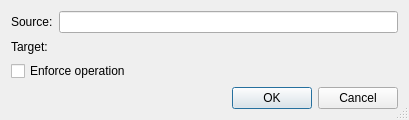
<?xml version="1.0" encoding="UTF-8"?>
<ui version="4.0">
 <class>SvnCopyDialog</class>
 <widget class="QDialog" name="SvnCopyDialog">
  <property name="geometry">
   <rect>
    <x>0</x>
    <y>0</y>
    <width>409</width>
    <height>120</height>
   </rect>
  </property>
  <property name="windowTitle">
   <string>Subversion Copy</string>
  </property>
  <property name="sizeGripEnabled">
   <bool>true</bool>
  </property>
  <layout class="QGridLayout" name="gridLayout">
   <item row="0" column="0">
    <widget class="QLabel" name="textLabel1">
     <property name="text">
      <string>Source:</string>
     </property>
    </widget>
   </item>
   <item row="0" column="1">
    <widget class="QLineEdit" name="sourceEdit">
     <property name="toolTip">
      <string>Shows the name of the source</string>
     </property>
     <property name="whatsThis">
      <string>&lt;b&gt;Source name&lt;/b&gt;
&lt;p&gt;This field shows the name of the source.&lt;/p&gt;</string>
     </property>
     <property name="readOnly">
      <bool>true</bool>
     </property>
    </widget>
   </item>
   <item row="1" column="0">
    <widget class="QLabel" name="textLabel2">
     <property name="text">
      <string>Target:</string>
     </property>
    </widget>
   </item>
   <item row="1" column="1">
    <widget class="EricPathPicker" name="targetPicker" native="true">
     <property name="sizePolicy">
      <sizepolicy hsizetype="Expanding" vsizetype="Preferred">
       <horstretch>0</horstretch>
       <verstretch>0</verstretch>
      </sizepolicy>
     </property>
     <property name="focusPolicy">
      <enum>Qt::StrongFocus</enum>
     </property>
     <property name="toolTip">
      <string>Enter the target name</string>
     </property>
     <property name="whatsThis">
      <string>&lt;b&gt;Target name&lt;/b&gt;
&lt;p&gt;Enter the new name in this field. The target must be the new name or an absolute path.&lt;/p&gt;</string>
     </property>
    </widget>
   </item>
   <item row="2" column="0" colspan="2">
    <widget class="QCheckBox" name="forceCheckBox">
     <property name="toolTip">
      <string>Select to force the operation</string>
     </property>
     <property name="text">
      <string>Enforce operation</string>
     </property>
    </widget>
   </item>
   <item row="3" column="0" colspan="2">
    <widget class="QDialogButtonBox" name="buttonBox">
     <property name="orientation">
      <enum>Qt::Horizontal</enum>
     </property>
     <property name="standardButtons">
      <set>QDialogButtonBox::Cancel|QDialogButtonBox::Ok</set>
     </property>
    </widget>
   </item>
  </layout>
 </widget>
 <pixmapfunction>qPixmapFromMimeSource</pixmapfunction>
 <customwidgets>
  <customwidget>
   <class>EricPathPicker</class>
   <extends>QWidget</extends>
   <header>EricWidgets/EricPathPicker.h</header>
   <container>1</container>
  </customwidget>
 </customwidgets>
 <tabstops>
  <tabstop>sourceEdit</tabstop>
  <tabstop>targetPicker</tabstop>
  <tabstop>forceCheckBox</tabstop>
 </tabstops>
 <resources/>
 <connections>
  <connection>
   <sender>buttonBox</sender>
   <signal>accepted()</signal>
   <receiver>SvnCopyDialog</receiver>
   <slot>accept()</slot>
   <hints>
    <hint type="sourcelabel">
     <x>32</x>
     <y>79</y>
    </hint>
    <hint type="destinationlabel">
     <x>32</x>
     <y>97</y>
    </hint>
   </hints>
  </connection>
  <connection>
   <sender>buttonBox</sender>
   <signal>rejected()</signal>
   <receiver>SvnCopyDialog</receiver>
   <slot>reject()</slot>
   <hints>
    <hint type="sourcelabel">
     <x>101</x>
     <y>80</y>
    </hint>
    <hint type="destinationlabel">
     <x>101</x>
     <y>97</y>
    </hint>
   </hints>
  </connection>
 </connections>
</ui>
